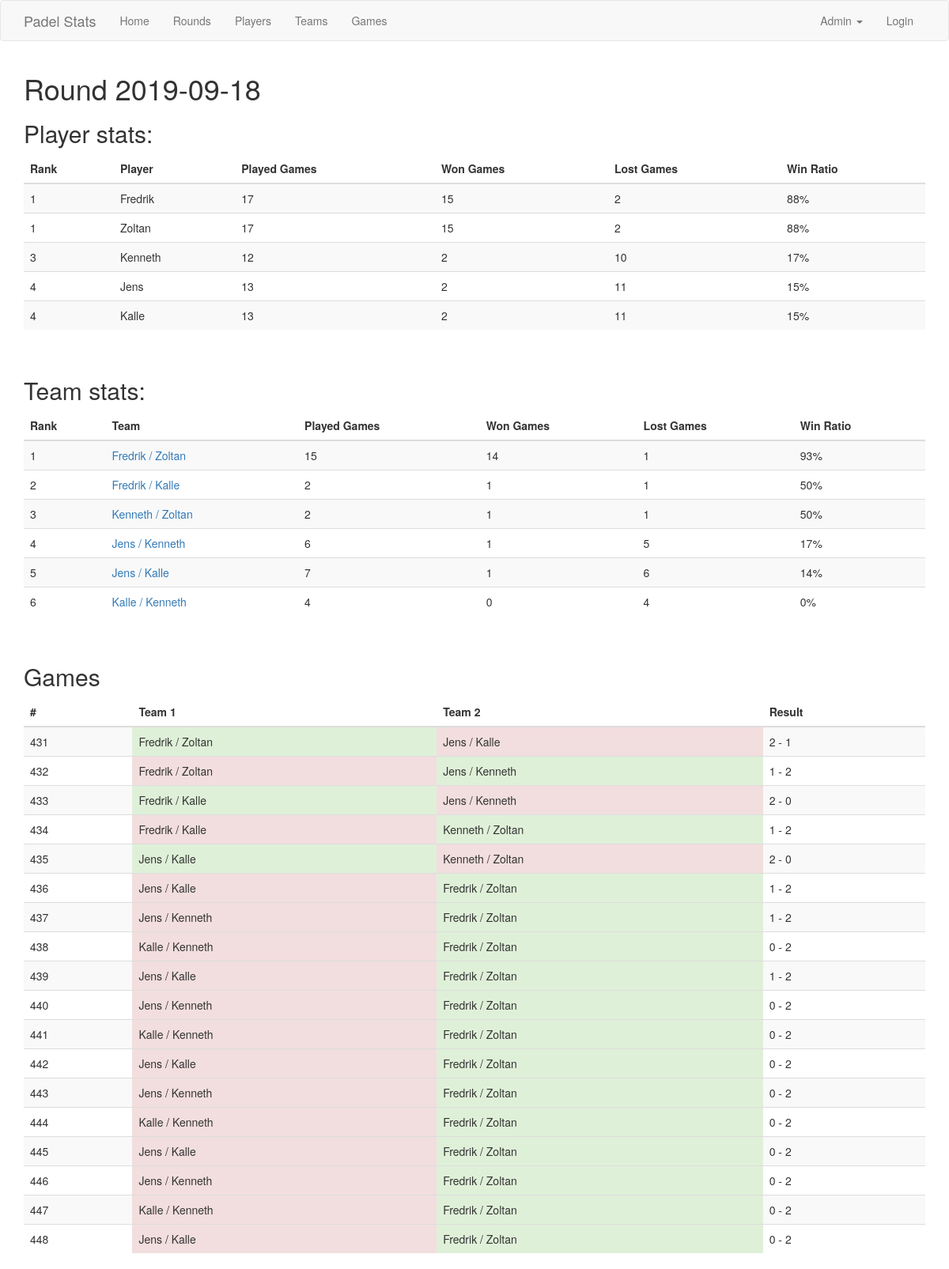
The page /round/2019-09-18 on the database its author committed.
### app/models.py (models this page shows, shortened)
class Game(db.Model):
	id = db.Column(db.Integer, primary_key=True)
	date = db.Column(db.Date)
	team1_id = db.Column(db.Integer, db.ForeignKey('team.id'))
	team2_id = db.Column(db.Integer, db.ForeignKey('team.id'))
	score_team1 = db.Column(db.Integer)
	score_team2 = db.Column(db.Integer)
	winner_team_id = db.Column(db.Integer, db.ForeignKey('team.id'))
	loser_team_id = db.Column(db.Integer, db.ForeignKey('team.id'))
	team1 = db.relationship('Team', foreign_keys=[team1_id])
	team2 = db.relationship('Team', foreign_keys=[team2_id])
	winner = db.relationship('Team', foreign_keys=[winner_team_id])
	loser = db.relationship('Team', foreign_keys=[loser_team_id])

class Player(db.Model):
	id = db.Column(db.Integer, primary_key=True)
	firstname = db.Column(db.String(32), index=True)
	lastname = db.Column(db.String(32), index=True)
	teams = db.relationship('Team', primaryjoin="or_(Player.id==Team.player1_id, Player.id==Team.player2_id)", lazy='dynamic')

class Team(db.Model):
	id = db.Column(db.Integer, primary_key=True)
	teamname = db.Column(db.String(64), index=True, unique=True)
	player1_id = db.Column(db.Integer, db.ForeignKey('player.id'))
	player2_id = db.Column(db.Integer, db.ForeignKey('player.id'))
	player1 = db.relationship("Player", foreign_keys=[player1_id])
	player2 = db.relationship("Player", foreign_keys=[player2_id])

### app/routes.py (the view)
@app.route('/round/<round_date>')
def round(round_date):
    games = Game.query.filter_by(date=round_date).first_or_404()
    round_games = Game.query.filter_by(date=round_date).all()
    player_round_stats = get_players_stats(round_games)
    team_round_stats = get_team_stats(round_games)
    return render_template('round.html', round_games=round_games,
                           player_round_stats=player_round_stats, games=games, team_round_stats=team_round_stats)

### app/routes.py (called while the page is built)
def get_team_stats(games):
    team_stats = []
    active_teams = get_active_teams(games)
    for k, v in active_teams.items():
        team_stats.append({'id': k, 'name': v, 'rank': 0, 'pld': 0, 'w': 0, 'l': 0, 'wr': 0.0})
    for g in games:
        for t in team_stats:
            if t['name'] == g.winner.teamname:
                t['w'] += 1
            elif t['name'] == g.loser.teamname:
                t['l'] += 1
    for t in team_stats:
        t['pld'] = t['w'] + t['l']
        t['wr'] = t['w'] / t['pld']
    team_stats = sorted(team_stats, key=lambda i: i['wr'], reverse=True)
    i = 1
    for t in team_stats:
        t['rank'] = i
        i += 1
    return team_stats

def get_active_teams(games):
    active_teams = {}
    for g in games:
        active_teams[g.winner.id] = g.winner.teamname
        active_teams[g.loser.id] = g.loser.teamname
    return active_teams

def get_active_players(games):
    active_players = {}
    for g in games:
        active_players[g.winner.player1.id] = g.winner.player1.firstname
        active_players[g.winner.player2.id] = g.winner.player2.firstname
        active_players[g.loser.player1.id] = g.loser.player1.firstname
        active_players[g.loser.player2.id] = g.loser.player2.firstname
    return active_players

### app/templates/round.html
{% extends "base.html" %}
{% block app_content %}
	<h1>Round {{ games.date }}</h1>
	<h2>Player stats:</h2>
    <table class="table table-striped">
		<thead>
			<tr>
				<th	scope="col">Rank</th>
                <th	scope="col">Player</th>
				<th scope="col">Played Games</th>
                <th scope="col">Won Games</th>
                <th scope="col">Lost Games</th>
                <th scope="col">Win Ratio</th>
			</tr>
		</thead>
		<tbody>
            {% for p in player_round_stats: %}
            {% if p['pld'] > 0: %}
			<tr>
				<td>{{ p['rank'] }}</td>
                <td>{{ p['name'] }}</td>
                <td>{{ p['pld'] }}</td>
                <td>{{ p['w'] }}</td>
                <td>{{ p['l'] }}</td>
                <td>{{ "{0:.0%}".format(p['wr']) }}</td>
			</tr>
            {% endif %}
            {% endfor %}
		</tbody>
	</table>
    <br>
    <h2>Team stats:</h2>
    <table class="table table-striped">
		<thead>
			<tr>
				<th	scope="col">Rank</th>
                <th	scope="col">Team</th>
				<th scope="col">Played Games</th>
                <th scope="col">Won Games</th>
                <th scope="col">Lost Games</th>
                <th scope="col">Win Ratio</th>
			</tr>
		</thead>
		<tbody>
            {% for t in team_round_stats: %}
            {% if t['pld'] > 0: %}
			<tr>
				<td>{{ t['rank'] }}</td>
                <td><a href="{{ url_for('team', teamid=t['id']) }}">{{ t['name'] }}</a></td>
                <td>{{ t['pld'] }} </td>
                <td>{{ t['w'] }}</td>
                <td>{{ t['l'] }}</td>
                <td>{{ "{0:.0%}".format(t['wr']) }}</td>
			</tr>
            {% endif %}
            {% endfor %}
		</tbody>
	</table>
    <br>
    <h2>Games</h2>
    <table class="table table-striped">
		<thead>
			<tr>
				<th	scope="col">#</th>
                <th	scope="col">Team 1</th>
                <th	scope="col">Team 2</th>
				<th scope="col">Result</th>
			</tr>
		</thead>
		<tbody>
            {% for g in round_games: %}
			<tr>
                <td>{{ g.id }}</td>
                {% if g.winner_team_id==g.team1_id %}
                <td class="success">{{ g.team1.teamname }}</td>
                <td class="danger">{{ g.team2.teamname }}</td>
                {% else %}
                <td class="danger">{{ g.team1.teamname }}</td>
                <td class="success">{{ g.team2.teamname }}</td>
                {% endif %}
                <td>{{ g.score_team1 }} - {{ g.score_team2 }}</td>
			</tr>
            {% endfor %}
		</tbody>
	</table>
{% endblock %}

### rows shown on the page
Game: date "2019-09-18", id "431", team1.teamname "Fredrik / Zoltan", team2.teamname "Jens / Kalle", score_team1 "2", score_team2 "1"
Player: rank "1", name "Fredrik", pld "17", w "15", l "2", wr "88%"
Player: rank "1", name "Zoltan", pld "17", w "15", l "2", wr "88%"
Player: rank "3", name "Kenneth", pld "12", w "2", l "10", wr "17%"
Player: rank "4", name "Jens", pld "13", w "2", l "11", wr "15%"
Player: rank "4", name "Kalle", pld "13", w "2", l "11", wr "15%"
Team: rank "1", name "Fredrik / Zoltan", pld "15", w "14", l "1", wr "93%"
Team: rank "2", name "Fredrik / Kalle", pld "2", w "1", l "1", wr "50%"
Team: rank "3", name "Kenneth / Zoltan", pld "2", w "1", l "1", wr "50%"
Team: rank "4", name "Jens / Kenneth", pld "6", w "1", l "5", wr "17%"
Team: rank "5", name "Jens / Kalle", pld "7", w "1", l "6", wr "14%"
Team: rank "6", name "Kalle / Kenneth", pld "4", w "0", l "4", wr "0%"
Game: id "432", team1.teamname "Fredrik / Zoltan", team2.teamname "Jens / Kenneth", score_team1 "1", score_team2 "2"
Game: id "433", team1.teamname "Fredrik / Kalle", team2.teamname "Jens / Kenneth", score_team1 "2", score_team2 "0"
Game: id "434", team1.teamname "Fredrik / Kalle", team2.teamname "Kenneth / Zoltan", score_team1 "1", score_team2 "2"
Game: id "435", team1.teamname "Jens / Kalle", team2.teamname "Kenneth / Zoltan", score_team1 "2", score_team2 "0"
Game: id "436", team1.teamname "Jens / Kalle", team2.teamname "Fredrik / Zoltan", score_team1 "1", score_team2 "2"
Game: id "437", team1.teamname "Jens / Kenneth", team2.teamname "Fredrik / Zoltan", score_team1 "1", score_team2 "2"
Game: id "438", team1.teamname "Kalle / Kenneth", team2.teamname "Fredrik / Zoltan", score_team1 "0", score_team2 "2"
Game: id "439", team1.teamname "Jens / Kalle", team2.teamname "Fredrik / Zoltan", score_team1 "1", score_team2 "2"
Game: id "440", team1.teamname "Jens / Kenneth", team2.teamname "Fredrik / Zoltan", score_team1 "0", score_team2 "2"
Game: id "441", team1.teamname "Kalle / Kenneth", team2.teamname "Fredrik / Zoltan", score_team1 "0", score_team2 "2"
Game: id "442", team1.teamname "Jens / Kalle", team2.teamname "Fredrik / Zoltan", score_team1 "0", score_team2 "2"
Game: id "443", team1.teamname "Jens / Kenneth", team2.teamname "Fredrik / Zoltan", score_team1 "0", score_team2 "2"
Game: id "444", team1.teamname "Kalle / Kenneth", team2.teamname "Fredrik / Zoltan", score_team1 "0", score_team2 "2"
Game: id "445", team1.teamname "Jens / Kalle", team2.teamname "Fredrik / Zoltan", score_team1 "0", score_team2 "2"
Game: id "446", team1.teamname "Jens / Kenneth", team2.teamname "Fredrik / Zoltan", score_team1 "0", score_team2 "2"
Game: id "447", team1.teamname "Kalle / Kenneth", team2.teamname "Fredrik / Zoltan", score_team1 "0", score_team2 "2"
Game: id "448", team1.teamname "Jens / Kalle", team2.teamname "Fredrik / Zoltan", score_team1 "0", score_team2 "2"
